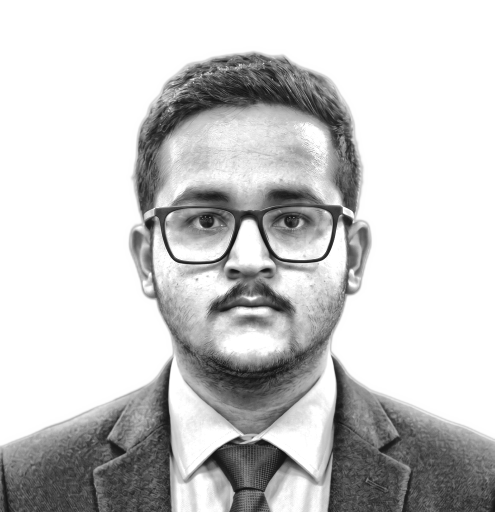
#> input picture source-prepped.png, 989 x 1024 px (shown at 1/2 size)
$ python make_ascii_svg.py
#> lines starting #> are read from the running program, lines starting #| are printed output that depends on the picture
from PIL import Image, ImageEnhance, ImageFilter
import html
import os
import sys

HERE = os.path.dirname(os.path.abspath(__file__))
SRC = sys.argv[1] if len(sys.argv) > 1 else os.path.join(HERE, "..", "source-prepped.png")
OUT = sys.argv[2] if len(sys.argv) > 2 else os.path.join(HERE, "..", "avi-ascii.svg")

COLS = 150
ROWS = 70
CELL_W = 8
CELL_H = 15
RAMP = " .'-r*s%#@"  # Fewer muddy mid-tones, sharper transitions

CONTRAST = 1.35
BRIGHTNESS = 1.0
GAMMA = 1.0
SHARPEN = True
WHITE_FLOOR = 0.80

PAD = 20
TITLEBAR_H = 30
STATUS_H = 30
ART_W = COLS * CELL_W
ART_H = ROWS * CELL_H
CANVAS_W = ART_W + PAD * 2
CANVAS_H = TITLEBAR_H + ART_H + STATUS_H + PAD

BG = "#0d1117"
BG2 = "#111722"
FRAME = "#30363d"
TITLE_TEXT = "#7d8590"
INK = "#c9d1d9"
CURSOR = "#c9d1d9"

ROW_DUR = 0.11
STAGGER = 0.11

im = Image.open(SRC).convert("L")
#> im is the input picture: PIL image 989x1024 L; min 18, max 255, mean 202
if SHARPEN:
    im = im.filter(ImageFilter.UnsharpMask(radius=2, percent=140, threshold=2))
im = ImageEnhance.Brightness(im).enhance(BRIGHTNESS)
im = ImageEnhance.Contrast(im).enhance(CONTRAST)
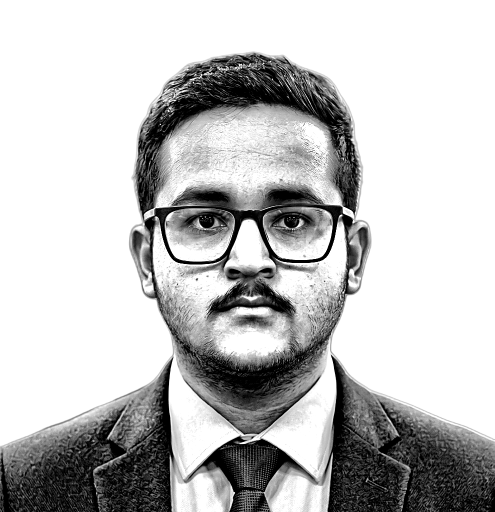
#> im: PIL image 989x1024 L (shown at 1/2 size); min 0, max 255, mean 192.6
im = im.resize((COLS, ROWS), Image.LANCZOS)
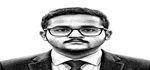
#> im: PIL image 150x70 L; min 0, max 255, mean 192.5
px = im.load()

STATIC = bool(os.environ.get("STATIC"))
rows_txt = []

for y in range(ROWS):
    chars = []
    for x in range(COLS):
        lum = px[x, y] / 255.0
        lum = pow(lum, GAMMA)
        if lum >= WHITE_FLOOR:
            chars.append(" ")
            continue
        idx = int((1.0 - lum) * (len(RAMP) - 1) + 0.5)
        idx = max(0, min(len(RAMP) - 1, idx))
        chars.append(RAMP[idx])
    rows_txt.append("".join(chars))
#> after the loop, rows_txt = 70 items

art_top = TITLEBAR_H + PAD * 0.35
parts = []

parts.append(
    f'<svg xmlns="http://www.w3.org/2000/svg" width="{CANVAS_W}" height="{CANVAS_H}" '
    f'viewBox="0 0 {CANVAS_W} {CANVAS_H}" font-family="ui-monospace, SFMono-Regular, '
    f'Menlo, Consolas, monospace">'
)
parts.append(
    '<defs>'
    f'<linearGradient id="bg" x1="0" y1="0" x2="0" y2="1">'
    f'<stop offset="0" stop-color="{BG2}"/><stop offset="1" stop-color="{BG}"/>'
    f'</linearGradient></defs>'
)
parts.append(f'<rect width="{CANVAS_W}" height="{CANVAS_H}" rx="12" fill="url(#bg)"/>')
parts.append(
    f'<rect x="0.5" y="0.5" width="{CANVAS_W-1}" height="{CANVAS_H-1}" rx="12" '
    f'fill="none" stroke="{FRAME}" stroke-width="1"/>'
)
parts.append(f'<line x1="0" y1="{TITLEBAR_H}" x2="{CANVAS_W}" y2="{TITLEBAR_H}" stroke="{FRAME}"/>')

for i, dotcol in enumerate(["#ff5f56", "#ffbd2e", "#27c93f"]):
    parts.append(f'<circle cx="{PAD + i*16}" cy="{TITLEBAR_H/2}" r="5" fill="{dotcol}"/>')

parts.append(
    f'<text x="{CANVAS_W/2}" y="{TITLEBAR_H/2 + 4}" fill="{TITLE_TEXT}" font-size="12" '
    f'text-anchor="middle">Ved@github: ~$ ./portrait.sh</text>'
)

font_size = CELL_H * 0.86
for ry, line in enumerate(rows_txt):
    y = art_top + ry * CELL_H + CELL_H * 0.74
    row_y = art_top + ry * CELL_H
    delay = ry * STAGGER
    safe = html.escape(line)
    text = (
        f'<text xml:space="preserve" x="{PAD}" y="{y:.1f}" fill="{INK}" '
        f'font-size="{font_size:.1f}" textLength="{ART_W}" lengthAdjust="spacing">{safe}</text>'
    )

    if STATIC:
        parts.append(text)
        continue

    parts.append(
        f'<clipPath id="r{ry}"><rect x="{PAD}" y="{row_y:.1f}" height="{CELL_H}" width="0">'
        f'<animate attributeName="width" from="0" to="{ART_W}" begin="{delay:.3f}s" '
        f'dur="{ROW_DUR:.2f}s" fill="freeze"/></rect></clipPath>'
    )
    parts.append(f'<g clip-path="url(#r{ry})">{text}</g>')
    parts.append(
        f'<rect y="{row_y+1:.1f}" width="{CELL_W}" height="{CELL_H-2}" fill="{CURSOR}" opacity="0">'
        f'<animate attributeName="x" from="{PAD}" to="{PAD+ART_W}" begin="{delay:.3f}s" '
        f'dur="{ROW_DUR:.2f}s" fill="freeze"/>'
        f'<set attributeName="opacity" to="0.85" begin="{delay:.3f}s"/>'
        f'<set attributeName="opacity" to="0" begin="{delay+ROW_DUR:.3f}s"/></rect>'
    )
#> this loop made 70 passes
#> (y, row_y, delay) on passes 1 to 12: (48.1, 37, 0), (63.1, 52, 0.11), (78.1, 67, 0.22), (93.1, 82, 0.33), (108.1, 97, 0.44), (123.1, 112, 0.55), (138.1, 127, 0.66), (153.1, 142, 0.77), (168.1, 157, 0.88), (183.1, 172, 0.99), (198.1, 187, 1.1), (213.1, 202, 1.21)
#> after the loop, parts = 219 items

status_line_y = TITLEBAR_H + ART_H + PAD * 0.35
status_y = status_line_y + 19
parts.append(f'<line x1="0" y1="{status_line_y:.1f}" x2="{CANVAS_W}" y2="{status_line_y:.1f}" stroke="{FRAME}"/>')
parts.append(
    f'<text x="{PAD}" y="{status_y:.1f}" fill="{TITLE_TEXT}" font-size="13">'
    f'Ved@github:~$ whoami <tspan fill="{INK}">Ved Talmaley</tspan></text>'
)
parts.append(
    f'<rect x="{PAD+196}" y="{status_y-12:.1f}" width="8" height="14" fill="{INK}">'
    f'<animate attributeName="opacity" values="1;1;0;0" keyTimes="0;0.5;0.51;1" '
    f'dur="1s" repeatCount="indefinite"/></rect>'
)
parts.append("</svg>")

svg = "".join(parts)
with open(OUT, "w") as f:
    f.write(svg)

print("wrote", OUT, len(svg), "bytes;", CANVAS_W, "x", CANVAS_H)
#| wrote scripts/../avi-ascii.svg 54841 bytes; 1240 x 1130

$ run again, with source-photo.jpg saved as source-prepped.png
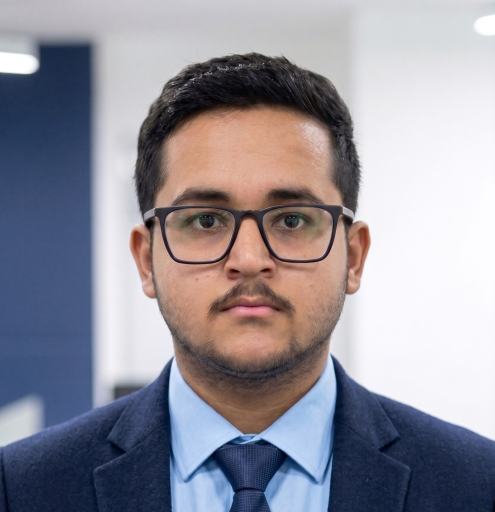
#> input picture source-photo.jpg, 989 x 1024 px (shown at 1/2 size)
#> `im = ImageEnhance.Contrast(im).enhance(CONTRAST)`:
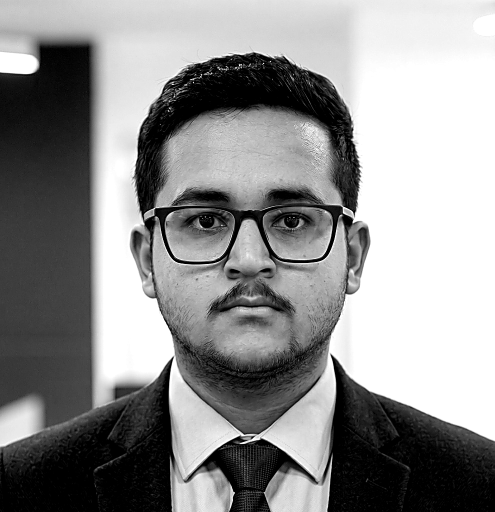
#> im: PIL image 989x1024 L (shown at 1/2 size); min 0, max 255, mean 142.7
#> `im = im.resize((COLS, ROWS), Image.LANCZOS)`:
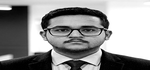
#> im: PIL image 150x70 L; min 0, max 255, mean 142.7
#> after the loop `for y in range(ROWS):`: rows_txt = 70 items
#> the loop `for ry, line in enumerate(rows_txt):` made 70 passes
#> (y, row_y, delay) on passes 1 to 8: (48.1, 37, 0), (63.1, 52, 0.11), (78.1, 67, 0.22), (93.1, 82, 0.33), (108.1, 97, 0.44), (123.1, 112, 0.55), (138.1, 127, 0.66), (153.1, 142, 0.77)
#> after the loop `for ry, line in enumerate(rows_txt):`: parts = 219 items
#| wrote scripts/../avi-ascii.svg 56136 bytes; 1240 x 1130
